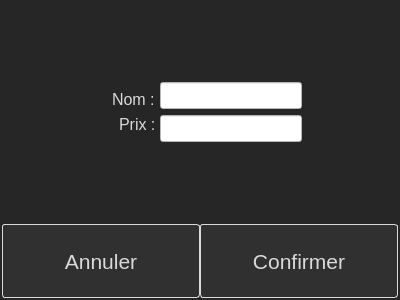
<?xml version="1.0" encoding="UTF-8"?>
<ui version="4.0">
 <class>AjoutMedoc</class>
 <widget class="QWidget" name="AjoutMedoc">
  <property name="geometry">
   <rect>
    <x>0</x>
    <y>0</y>
    <width>400</width>
    <height>300</height>
   </rect>
  </property>
  <property name="windowTitle">
   <string>Form</string>
  </property>
  <property name="styleSheet">
   <string notr="true">QWidget {
background-color:#262626;
color:#DADADA
}
QPushButton {
    background-color: #303030; /* Use the same background color as QWidget */
    border: 1px solid #DADADA; /* Use a contrasting border color */
    padding: 5px 10px; /* Padding */
    border-radius: 3px; /* Rounded corners */
    color: #DADADA; /* Use the same text color as QWidget */
    min-width: 80px; /* Minimum width */
}

QPushButton:hover {
    background-color: #404040; /* Slightly lighter color when hovered */
}

QPushButton:pressed {
    background-color: #202020; /* Slightly darker color when pressed */
}
QLineEdit{
background-color: white;
color: black;
}</string>
  </property>
  <layout class="QVBoxLayout" name="verticalLayout_2" stretch="75,25">
   <property name="spacing">
    <number>0</number>
   </property>
   <property name="leftMargin">
    <number>2</number>
   </property>
   <property name="topMargin">
    <number>0</number>
   </property>
   <property name="rightMargin">
    <number>2</number>
   </property>
   <property name="bottomMargin">
    <number>2</number>
   </property>
   <item>
    <layout class="QVBoxLayout" name="verticalLayout">
     <property name="spacing">
      <number>0</number>
     </property>
     <item>
      <layout class="QHBoxLayout" name="horizontalLayout_2" stretch="40,60">
       <property name="spacing">
        <number>0</number>
       </property>
       <property name="bottomMargin">
        <number>3</number>
       </property>
       <item alignment="Qt::AlignRight|Qt::AlignBottom">
        <widget class="QLabel" name="label">
         <property name="font">
          <font>
           <pointsize>12</pointsize>
          </font>
         </property>
         <property name="text">
          <string>Nom : </string>
         </property>
        </widget>
       </item>
       <item alignment="Qt::AlignLeft|Qt::AlignBottom">
        <widget class="QLineEdit" name="lineEdit">
         <property name="sizePolicy">
          <sizepolicy hsizetype="Preferred" vsizetype="Preferred">
           <horstretch>0</horstretch>
           <verstretch>0</verstretch>
          </sizepolicy>
         </property>
         <property name="font">
          <font>
           <pointsize>12</pointsize>
          </font>
         </property>
        </widget>
       </item>
      </layout>
     </item>
     <item>
      <layout class="QHBoxLayout" name="horizontalLayout" stretch="40,60">
       <property name="spacing">
        <number>0</number>
       </property>
       <property name="topMargin">
        <number>3</number>
       </property>
       <item alignment="Qt::AlignRight|Qt::AlignTop">
        <widget class="QLabel" name="label_2">
         <property name="font">
          <font>
           <pointsize>12</pointsize>
          </font>
         </property>
         <property name="text">
          <string>Prix : </string>
         </property>
        </widget>
       </item>
       <item alignment="Qt::AlignLeft|Qt::AlignTop">
        <widget class="QLineEdit" name="lineEdit_2">
         <property name="sizePolicy">
          <sizepolicy hsizetype="Preferred" vsizetype="Preferred">
           <horstretch>0</horstretch>
           <verstretch>0</verstretch>
          </sizepolicy>
         </property>
         <property name="font">
          <font>
           <pointsize>12</pointsize>
          </font>
         </property>
         <property name="text">
          <string/>
         </property>
        </widget>
       </item>
      </layout>
     </item>
    </layout>
   </item>
   <item>
    <layout class="QHBoxLayout" name="horizontalLayout_3">
     <property name="spacing">
      <number>0</number>
     </property>
     <item>
      <widget class="QPushButton" name="pushButton">
       <property name="sizePolicy">
        <sizepolicy hsizetype="Minimum" vsizetype="Preferred">
         <horstretch>0</horstretch>
         <verstretch>0</verstretch>
        </sizepolicy>
       </property>
       <property name="font">
        <font>
         <pointsize>16</pointsize>
        </font>
       </property>
       <property name="text">
        <string>Annuler</string>
       </property>
      </widget>
     </item>
     <item>
      <widget class="QPushButton" name="pushButton_2">
       <property name="sizePolicy">
        <sizepolicy hsizetype="Minimum" vsizetype="Preferred">
         <horstretch>0</horstretch>
         <verstretch>0</verstretch>
        </sizepolicy>
       </property>
       <property name="font">
        <font>
         <pointsize>16</pointsize>
        </font>
       </property>
       <property name="text">
        <string>Confirmer</string>
       </property>
      </widget>
     </item>
    </layout>
   </item>
  </layout>
 </widget>
 <resources/>
 <connections/>
</ui>
